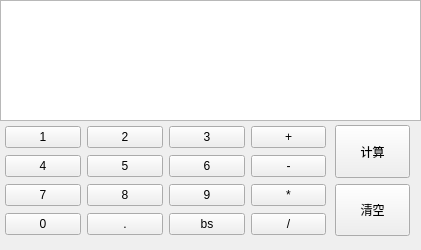
<?xml version="1.0" encoding="UTF-8"?>
<ui version="4.0">
 <class>calculatorForm</class>
 <widget class="QWidget" name="calculatorForm">
  <property name="geometry">
   <rect>
    <x>0</x>
    <y>0</y>
    <width>421</width>
    <height>250</height>
   </rect>
  </property>
  <property name="windowTitle">
   <string>计算器</string>
  </property>
  <widget class="QWidget" name="formLayoutWidget">
   <property name="geometry">
    <rect>
     <x>0</x>
     <y>120</y>
     <width>331</width>
     <height>124</height>
    </rect>
   </property>
   <layout class="QGridLayout" name="gridLayout">
    <property name="leftMargin">
     <number>5</number>
    </property>
    <property name="topMargin">
     <number>5</number>
    </property>
    <property name="rightMargin">
     <number>5</number>
    </property>
    <property name="bottomMargin">
     <number>5</number>
    </property>
    <item row="2" column="0">
     <widget class="QPushButton" name="pbtn_7">
      <property name="text">
       <string>7</string>
      </property>
     </widget>
    </item>
    <item row="3" column="2">
     <widget class="QPushButton" name="pbtn_backspace">
      <property name="text">
       <string>bs</string>
      </property>
     </widget>
    </item>
    <item row="3" column="1">
     <widget class="QPushButton" name="pbtn_dot">
      <property name="text">
       <string>.</string>
      </property>
     </widget>
    </item>
    <item row="0" column="0">
     <widget class="QPushButton" name="pbtn_1">
      <property name="text">
       <string>1</string>
      </property>
     </widget>
    </item>
    <item row="1" column="0">
     <widget class="QPushButton" name="pbtn_4">
      <property name="text">
       <string>4</string>
      </property>
     </widget>
    </item>
    <item row="1" column="3">
     <widget class="QPushButton" name="pbtn_sub">
      <property name="text">
       <string>-</string>
      </property>
     </widget>
    </item>
    <item row="2" column="2">
     <widget class="QPushButton" name="pbtn_9">
      <property name="text">
       <string>9</string>
      </property>
     </widget>
    </item>
    <item row="1" column="2">
     <widget class="QPushButton" name="pbtn_6">
      <property name="text">
       <string>6</string>
      </property>
     </widget>
    </item>
    <item row="2" column="3">
     <widget class="QPushButton" name="pbtn_mul">
      <property name="text">
       <string>*</string>
      </property>
     </widget>
    </item>
    <item row="0" column="2">
     <widget class="QPushButton" name="pbtn_3">
      <property name="text">
       <string>3</string>
      </property>
     </widget>
    </item>
    <item row="2" column="1">
     <widget class="QPushButton" name="pbtn_8">
      <property name="text">
       <string>8</string>
      </property>
     </widget>
    </item>
    <item row="0" column="3">
     <widget class="QPushButton" name="pbtn_add">
      <property name="text">
       <string>+</string>
      </property>
     </widget>
    </item>
    <item row="3" column="0">
     <widget class="QPushButton" name="pbtn_0">
      <property name="text">
       <string>0</string>
      </property>
     </widget>
    </item>
    <item row="1" column="1">
     <widget class="QPushButton" name="pbtn_5">
      <property name="text">
       <string>5</string>
      </property>
     </widget>
    </item>
    <item row="0" column="1">
     <widget class="QPushButton" name="pbtn_2">
      <property name="text">
       <string>2</string>
      </property>
     </widget>
    </item>
    <item row="3" column="3">
     <widget class="QPushButton" name="pbtn_div">
      <property name="baseSize">
       <size>
        <width>0</width>
        <height>0</height>
       </size>
      </property>
      <property name="layoutDirection">
       <enum>Qt::LeftToRight</enum>
      </property>
      <property name="text">
       <string>/</string>
      </property>
     </widget>
    </item>
   </layout>
  </widget>
  <widget class="QTextEdit" name="txt_display">
   <property name="geometry">
    <rect>
     <x>0</x>
     <y>0</y>
     <width>421</width>
     <height>121</height>
    </rect>
   </property>
  </widget>
  <widget class="QWidget" name="verticalLayoutWidget">
   <property name="geometry">
    <rect>
     <x>330</x>
     <y>120</y>
     <width>85</width>
     <height>121</height>
    </rect>
   </property>
   <layout class="QVBoxLayout" name="verticalLayout">
    <property name="leftMargin">
     <number>5</number>
    </property>
    <property name="topMargin">
     <number>5</number>
    </property>
    <property name="rightMargin">
     <number>5</number>
    </property>
    <property name="bottomMargin">
     <number>5</number>
    </property>
    <item>
     <widget class="QPushButton" name="pbtn_equal">
      <property name="enabled">
       <bool>true</bool>
      </property>
      <property name="sizePolicy">
       <sizepolicy hsizetype="Minimum" vsizetype="Expanding">
        <horstretch>0</horstretch>
        <verstretch>0</verstretch>
       </sizepolicy>
      </property>
      <property name="text">
       <string>计算</string>
      </property>
     </widget>
    </item>
    <item>
     <widget class="QPushButton" name="pbtn_clear">
      <property name="sizePolicy">
       <sizepolicy hsizetype="Minimum" vsizetype="Expanding">
        <horstretch>0</horstretch>
        <verstretch>0</verstretch>
       </sizepolicy>
      </property>
      <property name="text">
       <string>清空</string>
      </property>
     </widget>
    </item>
   </layout>
  </widget>
 </widget>
 <resources/>
 <connections/>
</ui>
